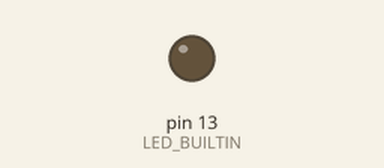
Simulated run of this sketch. Board: Arduino Uno, built with avr-gcc and run on an emulated ATmega328P. Shown: output pins drawn as LEDs (lit = HIGH).

Above: at 1.2 s.
At 3.87 s:
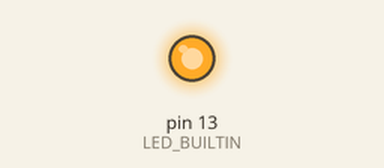
Timing chart, 0 to 4.2 s (numbered marks = the images above):
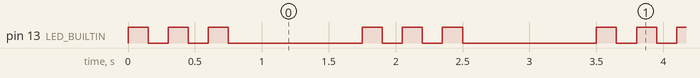

The sketch:

fast_blink.ino
```cpp
void setup() {
  // initialize digital pin LED_BUILTIN as an output.
  pinMode(LED_BUILTIN, OUTPUT);

}

void loop() {
  digitalWrite(LED_BUILTIN, HIGH);   // turn the LED on (HIGH is the voltage level)
  delay(150);                       // wait for a second
  digitalWrite(LED_BUILTIN, LOW);    // turn the LED off by making the voltage LOW
  delay(150);                       // wait for a second
  digitalWrite(LED_BUILTIN, HIGH);   // turn the LED on (HIGH is the voltage level)
  delay(150);                       // wait for a second
  digitalWrite(LED_BUILTIN, LOW);    // turn the LED off by making the voltage LOW
  delay(150);                       // wait for a second
  digitalWrite(LED_BUILTIN, HIGH);   // turn the LED on (HIGH is the voltage level)
  delay(150);                       // wait for a second
  digitalWrite(LED_BUILTIN, LOW);    // turn the LED off by making the voltage LOW
  delay(1000);                       // wait for a second

}
```

Measured:
- by itself, pin 13 (LED_BUILTIN): repeats every 1.8 s: 2 × (LOW 0.15 s, HIGH 0.15 s), LOW 1.0 s, HIGH 0.15 s
- by itself, everything shown: repeats every 1.8 s, in 6 steps
